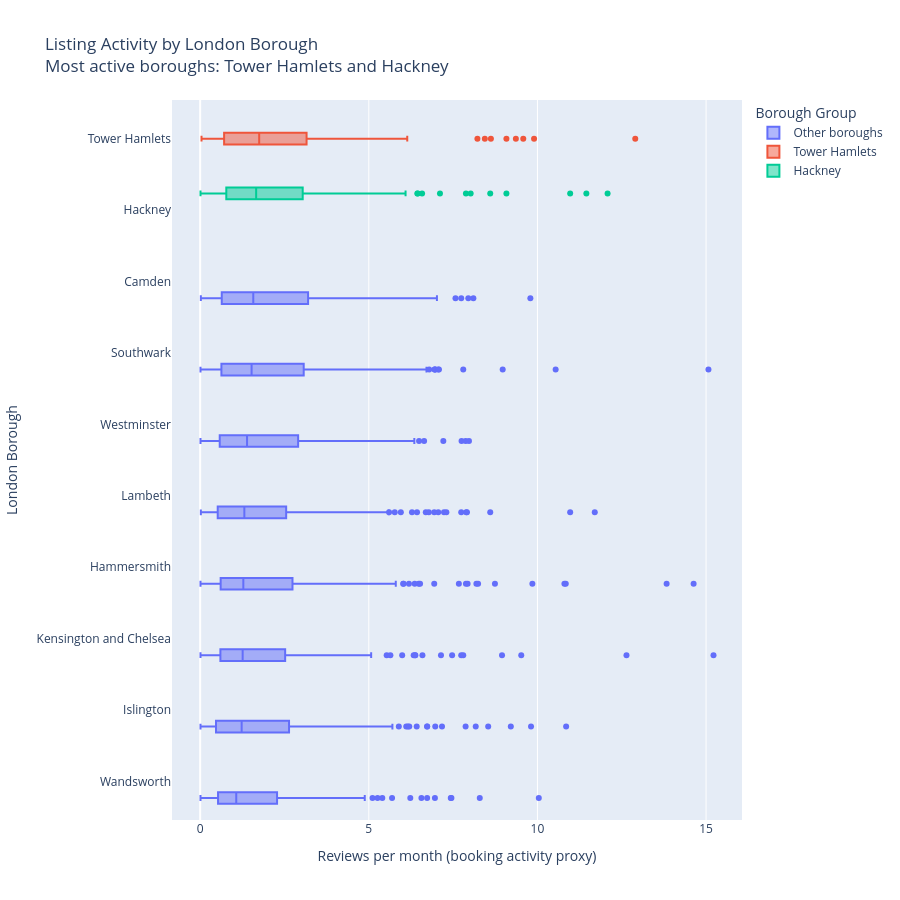

Notebook source saved alongside this figure:
### Code cell
# Task 2 - Box plot: listing activity by borough

import pandas as pd
import plotly.express as px

# Load dataset
df = pd.read_csv("airbnb_london.csv")

# Remove listings with zero reviews
df_box = df[df['reviews_per_month'] > 0].copy()

# Calculate median activity by borough
borough_order = (
    df_box.groupby('neighbourhood')['reviews_per_month']
    .median()
    .sort_values(ascending=False)
    .index
)

# Find top 2 busiest boroughs
top_two = borough_order[:2].tolist()

# Create highlight column
df_box['highlight'] = df_box['neighbourhood'].apply(
    lambda x: x if x in top_two else "Other boroughs"
)

# Box plot
fig = px.box(
    df_box,
    y="neighbourhood",
    x="reviews_per_month",
    color="highlight",
    category_orders={"neighbourhood": borough_order},
    points="outliers",
    orientation="h",
    title=f"Listing Activity by London Borough<br>"
          f"Most active boroughs: {top_two[0]} and {top_two[1]}"
)

# Layout adjustments
fig.update_layout(
    xaxis_title="Reviews per month (booking activity proxy)",
    yaxis_title="London Borough",
    legend_title="Borough Group",
    height=900
)

fig.show()

### Figure 1 — Plotly figure (JSON) as saved in the notebook; plotly's stock layout.template omitted (floating-point values rounded to 4 significant figures; data arrays with more than 128 entries replaced by an {"elided": "..."} marker saying what was removed)
{"data": [{"alignmentgroup": "True", "boxpoints": "outliers", "hovertemplate": "highlight=Other boroughs<br>reviews_per_month=%{x}<br>neighbourhood=%{y}<extra></extra>", "legendgroup": "Other boroughs", "marker": {"color": "#636efa"}, "name": "Other boroughs", "notched": false, "offsetgroup": "Other boroughs", "orientation": "h", "showlegend": true, "type": "box", "x": {"elided": "1984 float values"}, "x0": " ", "xaxis": "x", "y": {"elided": "1984 str values"}, "y0": " ", "yaxis": "y"}, {"alignmentgroup": "True", "boxpoints": "outliers", "hovertemplate": "highlight=Tower Hamlets<br>reviews_per_month=%{x}<br>neighbourhood=%{y}<extra></extra>", "legendgroup": "Tower Hamlets", "marker": {"color": "#EF553B"}, "name": "Tower Hamlets", "notched": false, "offsetgroup": "Tower Hamlets", "orientation": "h", "showlegend": true, "type": "box", "x": {"elided": "259 float values"}, "x0": " ", "xaxis": "x", "y": {"elided": "259 str values"}, "y0": " ", "yaxis": "y"}, {"alignmentgroup": "True", "boxpoints": "outliers", "hovertemplate": "highlight=Hackney<br>reviews_per_month=%{x}<br>neighbourhood=%{y}<extra></extra>", "legendgroup": "Hackney", "marker": {"color": "#00cc96"}, "name": "Hackney", "notched": false, "offsetgroup": "Hackney", "orientation": "h", "showlegend": true, "type": "box", "x": {"elided": "252 float values"}, "x0": " ", "xaxis": "x", "y": {"elided": "252 str values"}, "y0": " ", "yaxis": "y"}], "layout": {"boxmode": "group", "height": 900, "legend": {"title": {"text": "Borough Group"}, "tracegroupgap": 0}, "title": {"text": "Listing Activity by London Borough<br>Most active boroughs: Tower Hamlets and Hackney"}, "xaxis": {"anchor": "y", "domain": [0, 1], "title": {"text": "Reviews per month (booking activity proxy)"}}, "yaxis": {"anchor": "x", "categoryarray": ["Wandsworth", "Islington", "Kensington and Chelsea", "Hammersmith", "Lambeth", "Westminster", "Southwark", "Camden", "Hackney", "Tower Hamlets"], "categoryorder": "array", "domain": [0, 1], "title": {"text": "London Borough"}}}}
